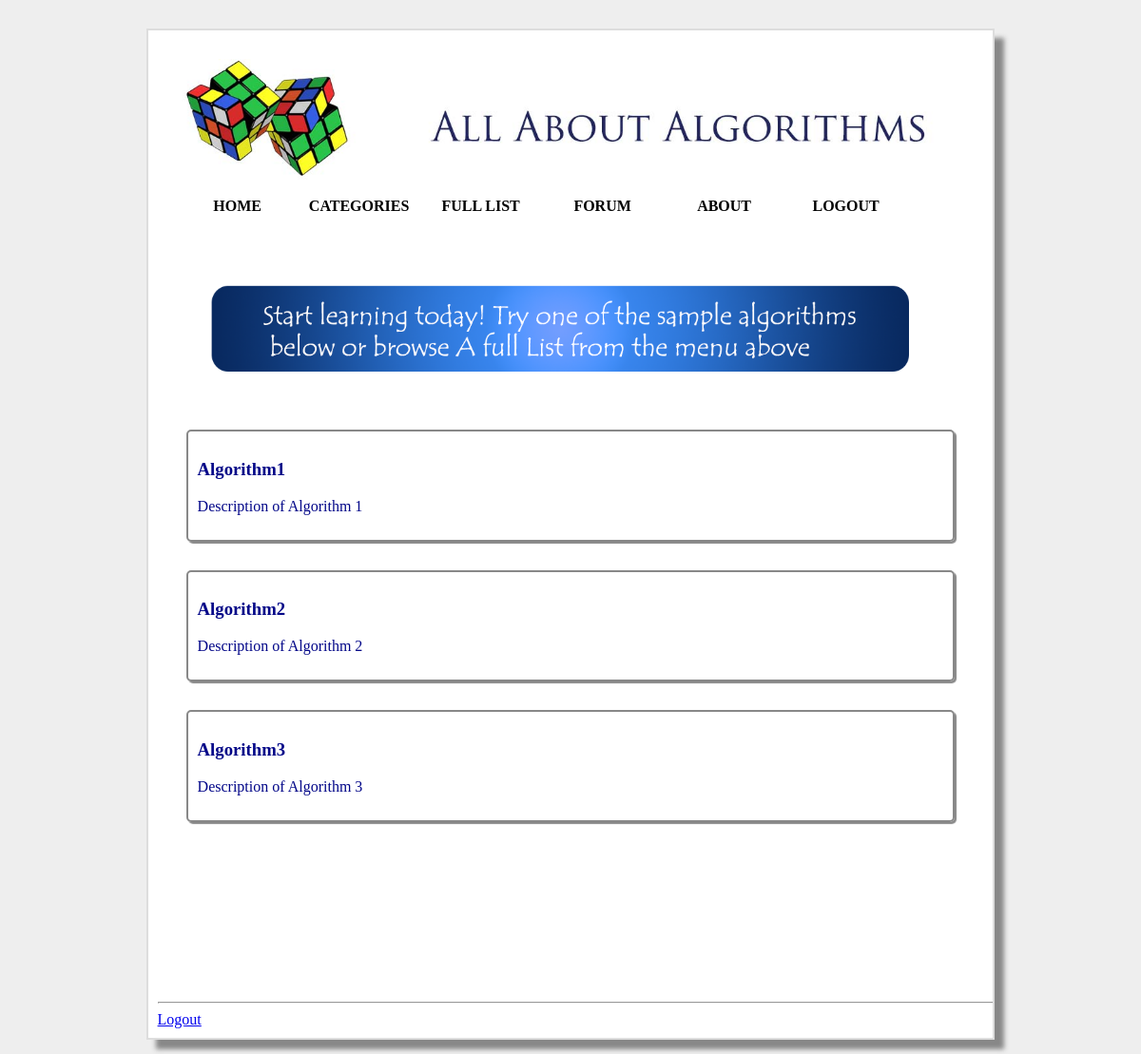
/Home.php (signed in), run on the app's committed database.
### tables this page shows
CREATE TABLE IF NOT EXISTS `algorithm` (
  `Algorithm_ID` int(5) NOT NULL AUTO_INCREMENT,
  `Algorithm_Name` varchar(100) NOT NULL,
  `Algorithm_Description` varchar(500) DEFAULT NULL,
  `Algorithm_Process` varchar(500) DEFAULT NULL,
  PRIMARY KEY (`Algorithm_ID`),
  UNIQUE KEY `Algorithm_Name` (`Algorithm_Name`)
);

### Home.php (the view, shortened to what this page needs)
<!DOCTYPE HTML>
<html>
	<head>
		<link href="Home_Style.css" type="text/css" rel="stylesheet">
		<?php
		require_once("db_connect.php");
		?>
	</head>
	<body>
		<div id="big_wrapper">
			<?php
			require_once ('header.php');
			?>
			<img src="img\splash-screen.png" alt="splash-screen">
			<?php
			$query = "SELECT * FROM algorithm WHERE Algorithm_ID < 4;";
			$result = mysqli_query($link, $query) or die('could not connect ' . mysqli_error($link));
			if ($result) {
				while ($res_array = mysqli_fetch_assoc($result)) {
					echo "<span class='algo_link'><a href='algorithm.php?algo_id=".$res_array['Algorithm_ID']."'>
						<div class='algo_desc'>
							<h3>".$res_array['Algorithm_Name']."</h3>
							<p>".$res_array['Algorithm_Description']."</p>
						</div>
						</a></span>
					";
				}
			}
			else{
				echo "
				<p>No rows retreived</p>
				";
			}
			?>
			<?php
		require_once ('footer.php');
		?>
		</div>
	</body>
</html>

### Home_Style.css (style rules this page uses)
body { background-color: #EEEEEE; }
#big_wrapper { position: relative; display: block; margin-left: auto; margin-right: auto; margin-top: 30px; min-height:1000px; overflow: hidden; margin-bottom: 30px; width: 70%; background-color: #FFFFFF; border-radius: 0; padding: 30px; border: 2px solid #DDDDDD; box-shadow: 10px 10px 5px #888888; }
.algo_desc { margin: 10px; padding: 10px; box-shadow: 2px 2px 1px #888888; border-style: outset; margin-bottom: 20px; margin-top: 30px; border: 2px solid #888888 ; border-radius: 5px; }
.algo_link a:visited, .algo_link a:active, .algo_link a:link, .algo_link a:hover { color: black; text-decoration: none; color: #020688; font-family: Tahoma; }
img { margin:0; width: 100%; }

### data on the page
algorithm: Algorithm_Name "Algorithm1", Algorithm_Description "Description of Algorithm 1"
algorithm: Algorithm_Name "Algorithm2", Algorithm_Description "Description of Algorithm 2"
algorithm: Algorithm_Name "Algorithm3", Algorithm_Description "Description of Algorithm 3"
